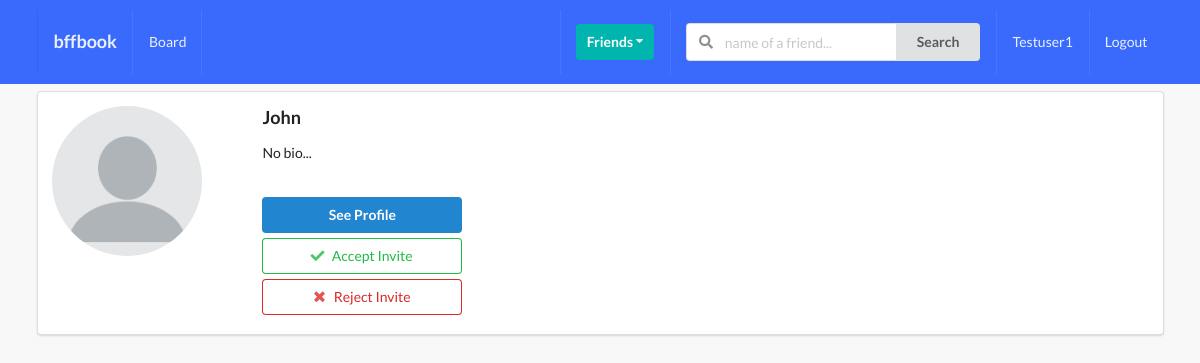
Page /profiles/my-invites/ (signed in) on the committed database.
### profiles/models.py (models this page shows, shortened)
class Profile(models.Model):
    first_name = models.CharField(max_length=200, blank=True)
    last_name = models.CharField(max_length=200, blank=True)
    user = models.OneToOneField(User, on_delete=models.CASCADE)
    bio = models.TextField(default="No bio...", max_length=300)
    email = models.EmailField(max_length=200, blank=True)
    country = models.CharField(max_length=200, blank=True)
    avatar = models.ImageField(default='avatar.png', upload_to='avatars/')
    friends = models.ManyToManyField(User, blank=True, related_name='friends')
    slug = models.SlugField(unique=True, blank=True)
    updated = models.DateTimeField(auto_now=True)
    created = models.DateTimeField(auto_now_add=True)
    objects = ProfileManager()
    __initial_first_name = None
    __initail_last_name = None
    def __init__(self, *args, **kwargs):
        super().__init__(*args, **kwargs)
        self.__initial_first_name = self.first_name
        self.__initial_last_name = self.last_name

### profiles/views.py (the view)
# urls.py: path('my-invites/', invites_received_view, name='my-invites-view'),
@login_required
def invites_received_view(request):
    profile = Profile.objects.get(user=request.user)
    qs = Relationship.objects.invitations_received(profile)
    result = list(map(lambda x: x.sender, qs))
    is_empty = False
    if len(result) == 0:
        is_empty = True
    context = {'qs': result, 'is_empty': is_empty}
    return render(request, 'profiles/my_invites.html', context)

### profiles/models.py (called while the page is built)
    def invitations_received(self, receiver):
        qs = Relationship.objects.filter(receiver=receiver, status='send')
        return qs

### profiles/templates/profiles/my_invites.html (shortened to what this page needs)
{% extends 'base.html' %}
{% block content %}
    {% for obj in qs %}
        <div class="ui segment">
            <div class="ui grid">
                <div class="row">
                    <div class="three wide column">
                        <img src="{{ obj.avatar.url }}" alt="" class="ui small circular image">
                    </div>
                    <div class="thirteen wide column">
                        <h3>{{ obj.user }}</h3>
                        <p>{{ obj.bio }}</p>
                        <br>
                        <a href=""><button class="ui primary button w-big mb-5">See Profile</button>
                        </a>
                        <form action="{% url 'profiles:accept-invite'  %}" method="POST">
                            <button class="ui positive basic button w-big mb-5"><i class="check icon"></i>Accept Invite</button>
                        </form>
                        <form action="{% url 'profiles:reject-invite' %}" method="POST">
                            <button class="ui negative basic button w-big mb-5"><i class="close icon"></i>Reject Invite</button>
                        </form>
                    </div>
                </div>
            </div>
        </div>
    {% endfor %}
{% endblock content %}

### templates/main/navbar.html (shortened to what this page needs)
{% url 'home_view' as path_to_home %}
{% url 'posts:main-post-view' as path_to_posts %}
{% url 'profiles:my-profile-view' as path_to_my_profile %}
<div class="ui inverted menu nav mb-7">
    <div class="ui container">
        <a href="{{ path_to_home }}" class=" {% if request.path == path_to_home %}active{% endif %} item">
            <h3>bffbook</h3>
        </a>
        {% if request.user.is_authenticated %}
        <a href="{{ path_to_posts }}" class="{% if request.path == path_to_posts %}active{% endif %} item">
            Board
        </a>
        {% endif %}
        <div class="right menu">
            {% if request.user.is_authenticated %}
            <div class="item">
                <div class="ui floating dropdown icon button teal"> Friends
                    <i class="dropdown icon"></i>
                </div>
            </div>
                <div class="item">
                <form action="" method="GET">
                    <div class="ui action left icon input">
                    <input class="prompt" type="text" name='q' placeholder="name of a friend...">
                    <button type='submit' class="ui button">Search</button>
                    </div>
                </form>
                </div>
                <a href="{{path_to_my_profile}}" class="{% if request.path == path_to_my_profile %}active{% endif %} item">
                    {{ request.user }}
                </a>
                <a href="" class="ui item">
                    Logout
                </a>
            {% else %}
            <a href="" class="ui item">
                    Login
                </a>
            {% endif %}
        </div>
    </div>
</div>

### static/style.css (style rules this page uses)
body { background: #F8F8F8 !important; }
.nav { border-radius: 0px !important; padding: 10px 0 10px 0 !important; background-color: #396afc !important; }
.mb-7 { margin-bottom: 7px !important; }
.mb-5 { margin-bottom: 5px !important; }
.w-big { width: 200px !important; }

### rows in the picture
Profile: avatar (placeholder picture), user "John", bio "No bio..."

### other values in the picture
{{ request.user }} "Testuser1"
